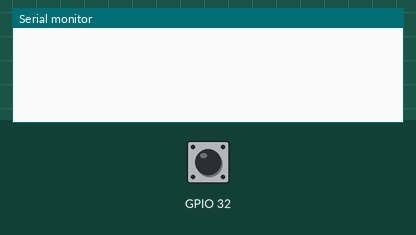
Bench run of a sketch on a simulated ESP32. Parts: the last lines printed to the serial monitor. The test bench sets the inputs (shaded band); at power-on: GPIO 32 HIGH.

Above: at 1.2 s.
1.3 s: GPIO 32 driven LOW
At 2.5 s:
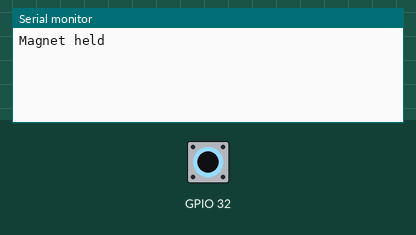
2.8 s: GPIO 32 driven HIGH
At 3.7 s:
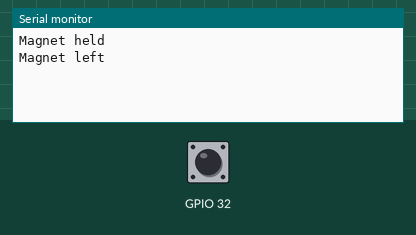
4.3 s: GPIO 32 pulsed LOW 2 times (0.12 s each, 0.3 s apart)
At 4.57 s:
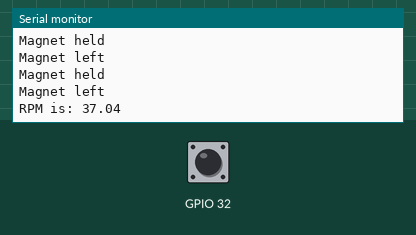

The sketch:

Arduino_RPM.ino
```cpp
int revolutions = 0;
float rpm = 0;
unsigned long start;
unsigned long current;

void setup() {
  pinMode(32, INPUT);
  Serial.begin(9600);
  start = millis();
}

void loop() {
  current = millis();
  if (digitalRead(32) == 0 && revolutions == 0) {
    Serial.println("Magnet held");
    while(digitalRead(32)==0){
    }
    start = millis();
    Serial.println("Magnet left");
    revolutions = revolutions + 1;
  }
  else {
    if(digitalRead(32)==0 && revolutions == 1) {
      Serial.println("Magnet held");
      while(digitalRead(32)==0){
      }
      current = millis();
      Serial.println("Magnet left");
      rpm = revolutions/((current - start)/60000.0);
      start = current;
      revolutions = 0;
      Serial.print("RPM is: ");
      Serial.println(rpm);
    }
    else {
      //Serial.println("Magnet not detected");
    }
  }
}
```

Measured:
- after the input at 1.3 s, the serial monitor: prints a new line at once (image 1)
- after the input at 2.8 s, the serial monitor: prints a new line at once (image 2)
- after the input at 4.3 s, the serial monitor: prints a new line after 0.12 s (image 3)
